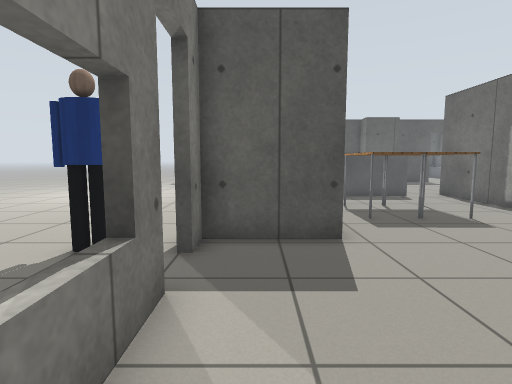
view 1 (above)

19 first-person views from a walk through a world built for the Gazebo simulator. The camera is 0.9 m above the floor, tilts 6° down and sees 80° across. Floor lines are 1 m apart. The floor is counted in squares, 0.5 m on a side. Each view is taken from the middle of a square. On the plan, view 1 faces up. The plan holds only what a view shows up to about 16 squares ahead; the rest is blank. Simple patterns stand in for the simulator's built-in surfaces. Simple shapes stand in for some stock models.

view 2
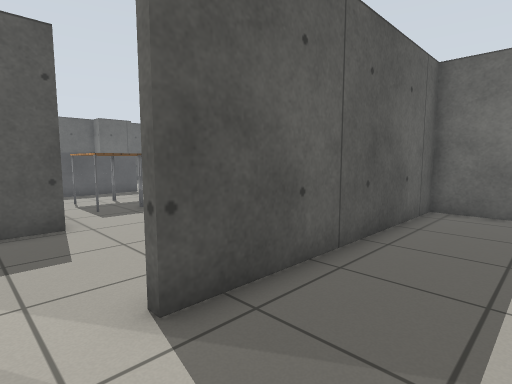

view 3
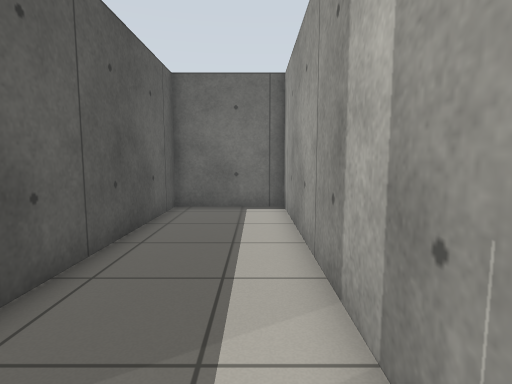

view 4
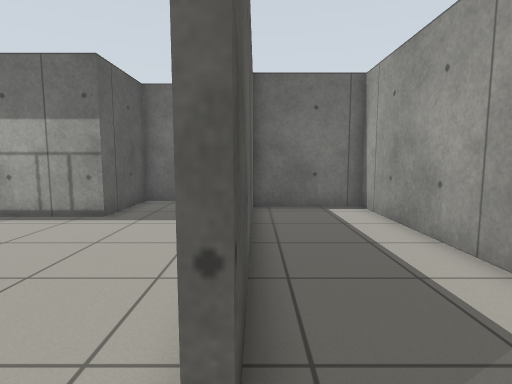

view 5
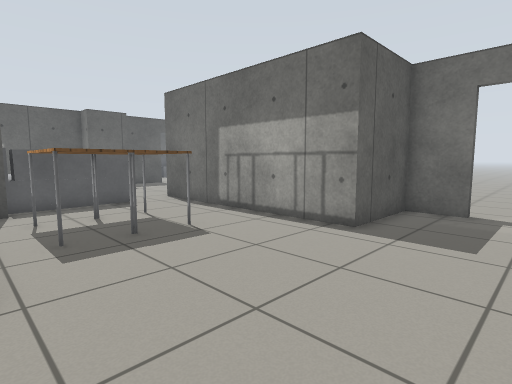

view 6
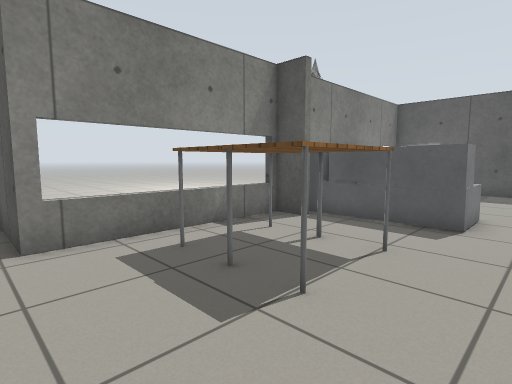

view 7
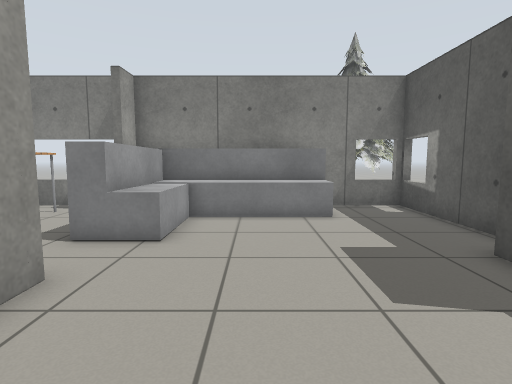

view 8
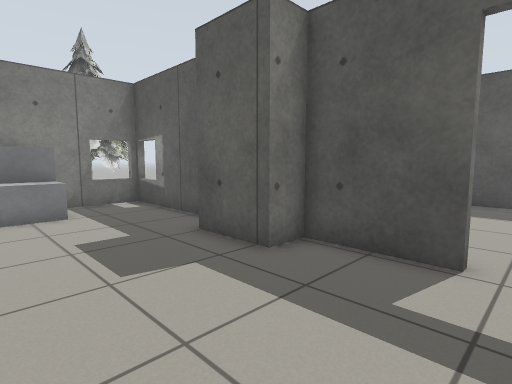

view 9
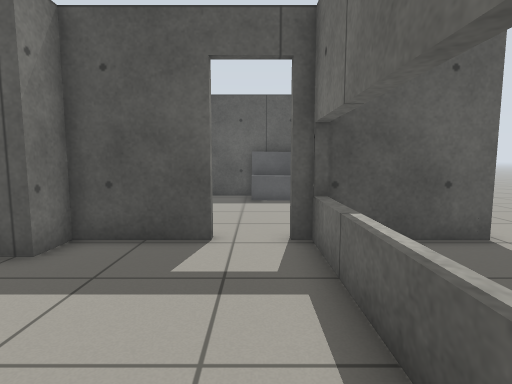

view 10
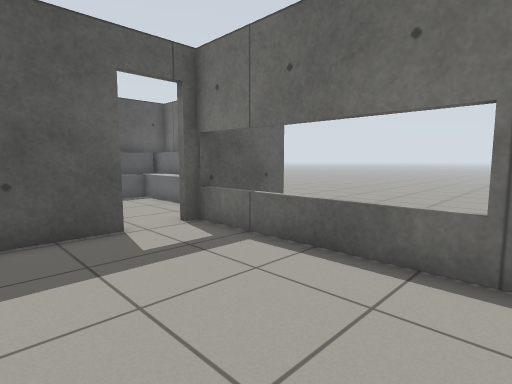

view 11
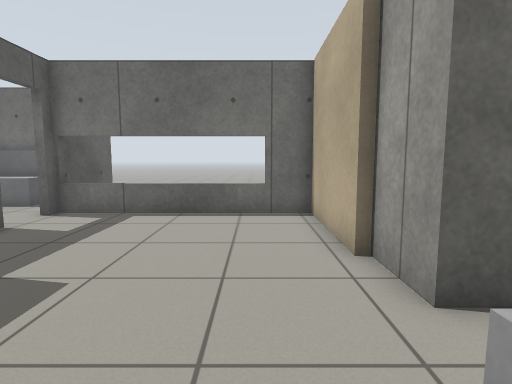

view 12
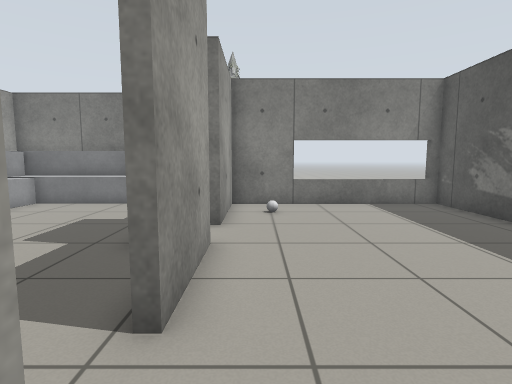

view 13
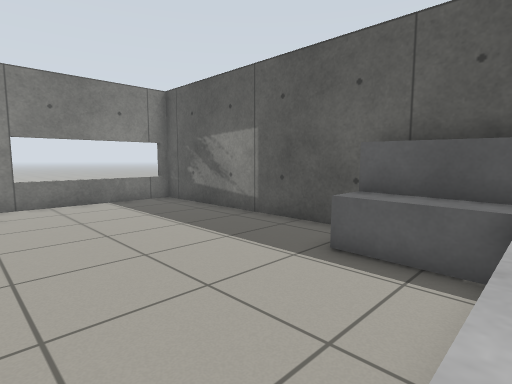

view 14
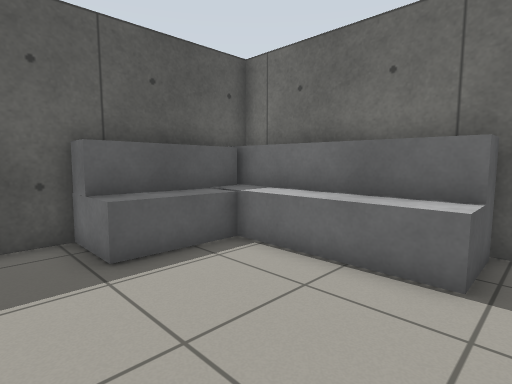

view 15
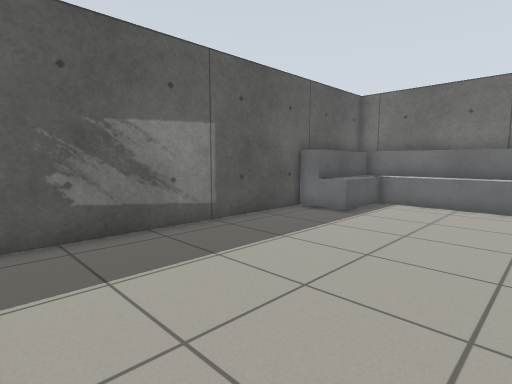

view 16
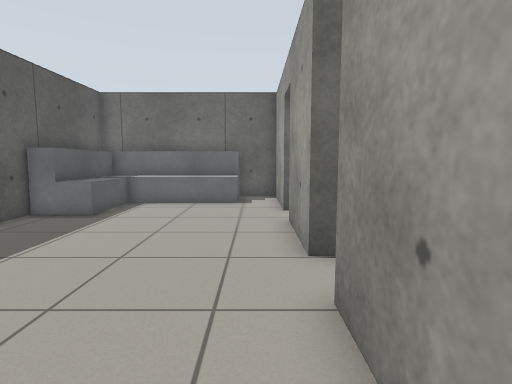

view 17
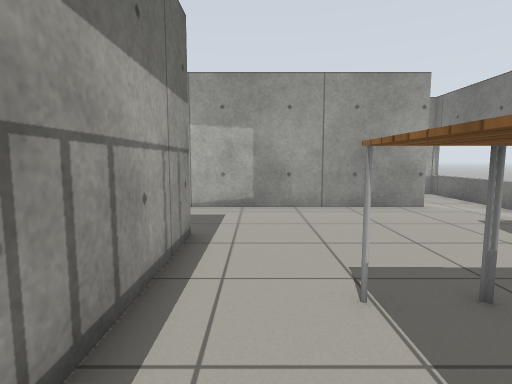

view 18
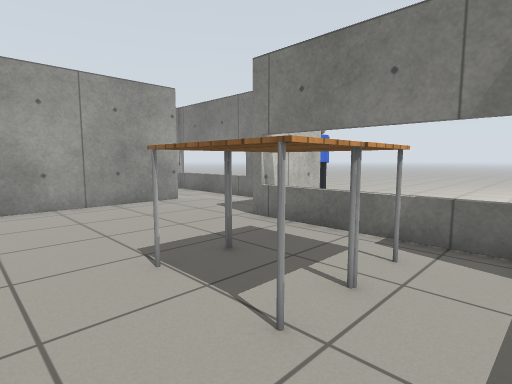

view 19
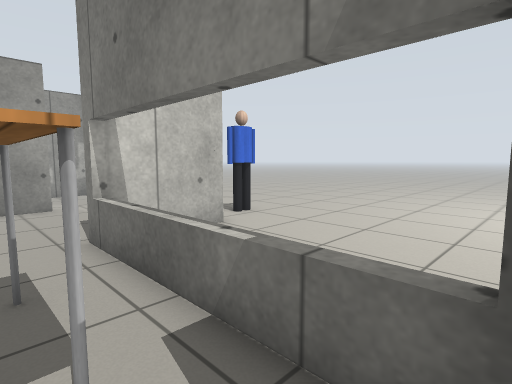

### Floor plan
Points are (right, up) in squares from view 1. A wall is a line through its corners. A room is listed if a view was taken in it or the views show most of it. See-through windows are left out.
Room 1 (views 1, 2, 3)
walls: (-1.2, 0.6) (-1.2, -3.1); (-1.6, -3.1) (11.7, -3.1) (11.7, 1.1) (1.6, 1.1)
ways out: opening at (0.5, 1) to room 2
Room 2 (views 4, 5)
walls: (-1.2, 4) (-1.2, 0.6); (1.6, 1.1) (1.6, 1.4) (2.6, 1.4); (2, 6.8) (-1.2, 6.8) (-1.2, 5.8)
ways out: opening at (0.5, 1) to room 1; opening at (2, 4) to room 3; open door at (-1, 4.5)
Room 3 (views 6, 7, 8, 9, 10, 11, 17, 18, 19)
walls: (11.7, 16.1) (16.3, 16.1) (16.3, 24.7); (3.3, 14) (2, 14) (2, 6.8); (7.5, 24.7) (2, 24.7) (2, 14.3) (3.3, 14.3); (13.3, 3.9) (13.3, 5.8) (9.6, 5.8) (9.6, 15.8) (11.7, 15.8); (14, 24.7) (10.9, 24.7) (10.9, 23.5) (8.3, 23.5); (2.6, 1.4) (10.6, 1.4)
ways out: opening at (2, 4) to room 2; open door at (14.5, 25) to room 4; open door at (13.3, 3.3)
objects: sofa (3, 15) to (7, 21); table (4, 9) to (4, 12); table (5, 9) to (6, 12)
Room 4 (views 12, 13, 14, 15, 16)
walls: (10.6, 24.5) (10.6, 25) (14, 25); (14.6, 33.4) (4.6, 33.4) (4.6, 25) (8.7, 25) (8.7, 24.6); (15.8, 25) (20, 25) (20, 33.4)
ways out: open door at (14.5, 25) to room 3
objects: other object (7, 27); sofa (15, 27) to (19, 33)

Where each view was taken, in squares from view 1:
view 1: 0 up, 0 right, facing up
view 2: 2 down, 0 right, facing up-right
view 3: 2 down, 0 right, facing right
view 4: 1 up, 0 right, facing right
view 5: 2 up, 2 right, facing up-right
view 6: 6 up, 9 right, facing up-left
view 7: 19 up, 14 right, facing left
view 8: 19 up, 15 right, facing up-left
view 9: 18 up, 15 right, facing up
view 10: 17 up, 11 right, facing up-right
view 11: 18 up, 6 right, facing right
view 12: 26 up, 17 right, facing left
view 13: 26 up, 18 right, facing up-left
view 14: 26 up, 13 right, facing up-right
view 15: 26 up, 5 right, facing up-right
view 16: 26 up, 5 right, facing right
view 17: 13 up, 8 right, facing down
view 18: 14 up, 9 right, facing down-left
view 19: 14 up, 4 right, facing down-left
